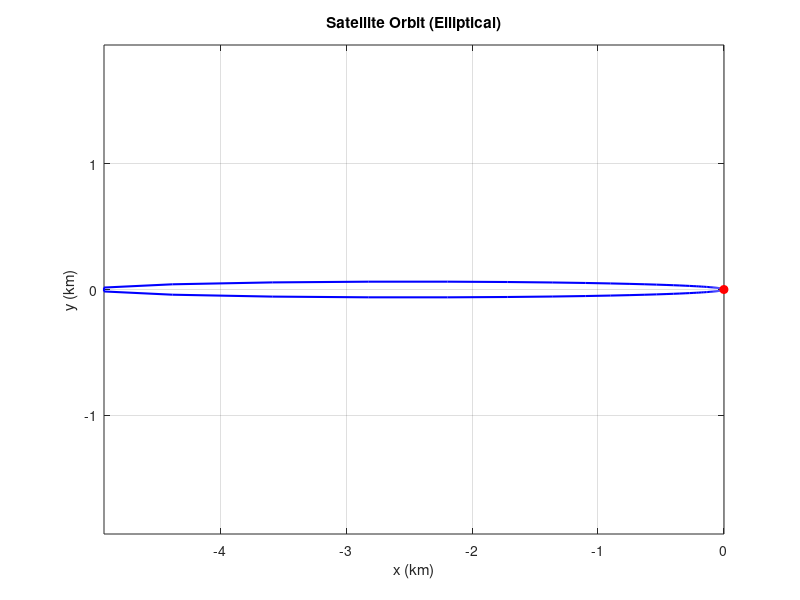

Write MATLAB code to recreate this figure.
% Orbital Simulation with Radial Distance, Radial Velocity, Tangential Velocity, and Orbit Shape Classification
clc;
clear;
close all;

% Input for current radial distance, radial velocity, and tangential velocity
r_current = input('Enter the current radial distance from the center of Earth in km: ') * 1e3; % Convert km to meters
v_radial = input('Enter the radial velocity (velocity towards/away from Earth) in km/s: ')*1e3;
v_tangential = input('Enter the tangential velocity (velocity perpendicular to the radial direction) in km/s: ')*1e3;

% Earth's parameters
mu_earth = 3.986e14; % Standard gravitational parameter of Earth (m^3/s^2)
radius_earth = 6371e3; % Radius of the Earth in meters

% Orbital energy equation to calculate semi-major axis (a)
v_total = sqrt(v_radial^2 + v_tangential^2); % Total velocity (magnitude)
specific_orbital_energy = (v_total^2 / 2) - (mu_earth / r_current);
semi_major_axis = -mu_earth / (2 * specific_orbital_energy);

% Eccentricity calculation
eccentricity = sqrt(1 + (2 * specific_orbital_energy * (r_current^2 * v_tangential^2)) / mu_earth^2);

% Calculate perigee and apogee distances for elliptical orbits
if eccentricity < 1
    perigee = semi_major_axis * (1 - eccentricity);  % Closest point to Earth
    apogee = semi_major_axis * (1 + eccentricity);   % Farthest point from Earth
else
    perigee = NaN; % Perigee doesn't exist for hyperbolic orbits
    apogee = NaN;  % Apogee doesn't exist for hyperbolic orbits
end

% Velocities at perigee and apogee (m/s)
if eccentricity < 1
    v_perigee = sqrt(mu_earth * (2 / perigee - 1 / semi_major_axis));
    v_apogee = sqrt(mu_earth * (2 / apogee - 1 / semi_major_axis));
else
    v_perigee = NaN;
    v_apogee = NaN;
end

% Orbital period for elliptical orbits
if eccentricity < 1
    orbital_period = 2 * pi * sqrt(semi_major_axis^3 / mu_earth);
else
    orbital_period = NaN; % No orbital period for hyperbolic orbits
end

% Display calculated parameters
fprintf('Semi-major axis: %.2f km\n', semi_major_axis / 1e3);
fprintf('Eccentricity: %.4f\n', eccentricity);

% Orbit shape classification based on eccentricity
if eccentricity == 0
    fprintf('Orbit shape: Circle\n');
elseif eccentricity > 0 && eccentricity < 1
    fprintf('Orbit shape: Ellipse\n');
elseif eccentricity == 1
    fprintf('Orbit shape: Parabola\n');
elseif eccentricity > 1
    fprintf('Orbit shape: Hyperbola\n');
end

if eccentricity < 1
    fprintf('Perigee: %.2f km\n', perigee / 1e3);
    fprintf('Apogee: %.2f km\n', apogee / 1e3);
    fprintf('Maximum velocity at perigee: %.2f m/s\n', v_perigee);
    fprintf('Minimum velocity at apogee: %.2f m/s\n', v_apogee);
    fprintf('Orbital period: %.2f seconds\n', orbital_period);
else
    fprintf('Perigee, apogee, and orbital period do not apply to hyperbolic orbits.\n');
end

% Simulation and plotting for elliptical, parabolic, and hyperbolic orbits
theta_steps = 1000; % Number of steps for the angular component

if eccentricity < 1  % Elliptical orbit
    theta = linspace(0, 2 * pi, theta_steps); % True anomaly (angle around the orbit)
    
    % Position in the orbital plane (polar coordinates to Cartesian)
    r = (semi_major_axis * (1 - eccentricity^2)) ./ (1 + eccentricity * cos(theta)); % Orbit equation
    
    x = r .* cos(theta); % x-coordinates of orbit
    y = r .* sin(theta); % y-coordinates of orbit
    
    % Plot the orbit
    figure;
    plot(x / 1e3, y / 1e3, 'b-', 'LineWidth', 1.5); % Plot in km
    hold on;
    plot(0, 0, 'ro', 'MarkerFaceColor', 'r'); % Earth's center
    title('Satellite Orbit (Elliptical)');
    xlabel('x (km)');
    ylabel('y (km)');
    axis equal;
    grid on;
    
elseif eccentricity == 1  % Parabolic orbit
    theta = linspace(-pi/2, pi/2, theta_steps); % Restricted angle for open trajectory
    
    % Position in the orbital plane (polar coordinates to Cartesian)
    r = (semi_major_axis * (1 - eccentricity^2)) ./ (1 + eccentricity * cos(theta)); % Orbit equation
    
    x = r .* cos(theta); % x-coordinates of orbit
    y = r .* sin(theta); % y-coordinates of orbit
    
    % Plot the orbit
    figure;
    plot(x / 1e3, y / 1e3, 'g-', 'LineWidth', 1.5); % Plot in km
    hold on;
    plot(0, 0, 'ro', 'MarkerFaceColor', 'r'); % Earth's center
    title('Satellite Orbit (Parabolic)');
    xlabel('x (km)');
    ylabel('y (km)');
    axis equal;
    grid on;
    
elseif eccentricity > 1  % Hyperbolic orbit
    theta = linspace(-pi/2, pi/2, theta_steps); % Restricted angle for open trajectory
    
    % Position in the orbital plane (polar coordinates to Cartesian)
    r = (semi_major_axis * (1 - eccentricity^2)) ./ (1 + eccentricity * cos(theta)); % Orbit equation
    
    x = r .* cos(theta); % x-coordinates of orbit
    y = r .* sin(theta); % y-coordinates of orbit
    
    % Plot the orbit
    figure;
    plot(x / 1e3, y / 1e3, 'r-', 'LineWidth', 1.5); % Plot in km
    hold on;
    plot(0, 0, 'ro', 'MarkerFaceColor', 'r'); % Earth's center
    title('Satellite Orbit (Hyperbolic)');
    xlabel('x (km)');
    ylabel('y (km)');
    axis equal;
    grid on;
end
